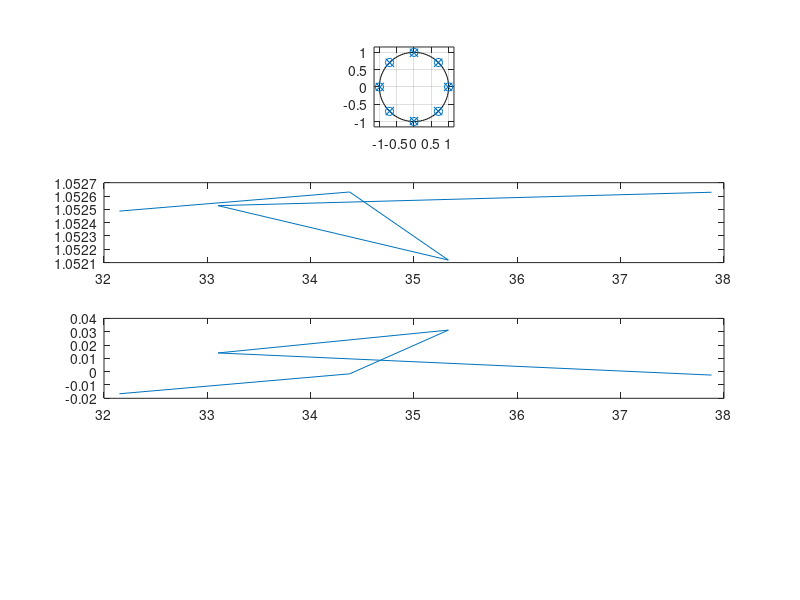

This figure's MATLAB source: (Note: this script raises an error after producing the figure.)
B=[1,0,0,0,0,0,0,0,-1];
A=[1,0,0,0,0,0,0,0,-0.9];

figure(2);
%第一题
subplot(411);
zplane(B,A);

%第二题
[H,w] = freqz(B,A,"whole");
subplot(412);
plot(w/pi,abs(H));
subplot(413);
plot(w/pi,angle(H));

%第三题
[audio,fs] = audioread("motherland.wav");
yn = filter(B,A,audio);
yn_filter = yn(1:3*fs);
subplot(414);
plot(yn_filter);
